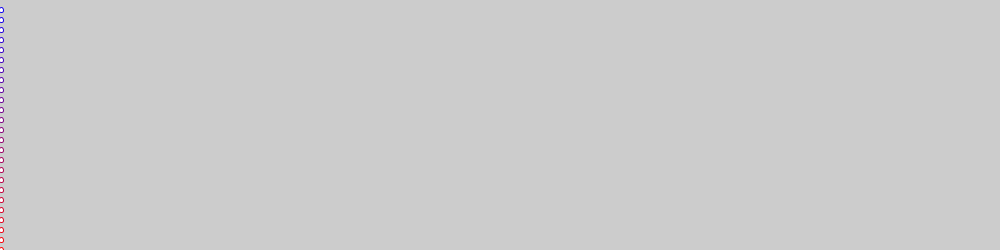
Frame 1 (no input)
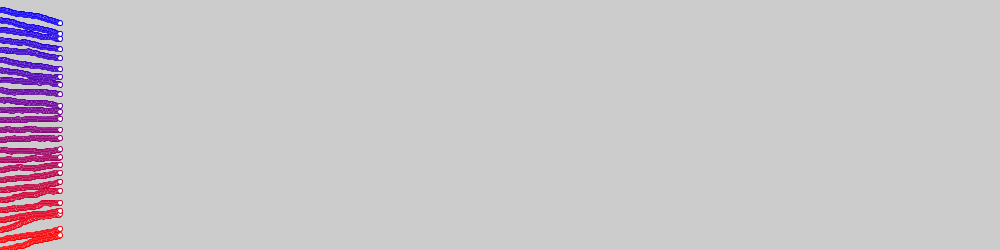
Frame 60 (the mouse pressed at the canvas centre just before this capture)
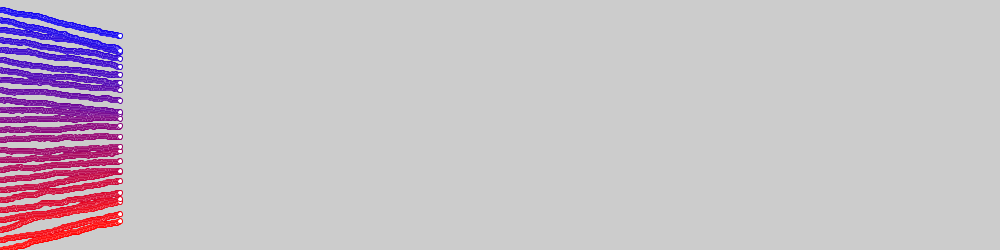
Frame 120 (the mouse held since frame 60 and released just before this capture)

The Processing sketch that drew these frames (run headless with seeded random() and noise(); from frame 60 on, the mouse is pressed at the canvas centre):

// Processing sketch: confidence01
// ── confidence01.pde
//Bounded confidence 0D - first attempt
//Only epsilon
final int N=25;//Number of agents
float[] minds=new float[N];//creating an array 
float   eps=0.001;

//for visualisation
float   side=0;

void setup()
{
  size(1000,250);
  side=height/(N*2);
  frameRate(60);
  //Initialisation
  for(int i=0;i<N;i++)
    minds[i]=i*(1.0/N);//<0..1)
  //Check
  for(int i=0;i<N;i++)
    print(minds[i]+" ");
}

void draw()
{
  //Visualisation
  float step=255/N,R=255,B=0;
  for(int i=0;i<N;i++)
  {
    stroke(R,0,B);R-=step;B+=step;
    ellipse(frameCount,(1-minds[i])*height,side,side);
  }
  
  //Monte Carlo step of changes
  for(int i=0;i<N;i++)
  {
    int a=int(random(N));
    int b=int(random(N));
    
    if(minds[a] < minds[b])
       minds[a]+=eps;
       else
       if(minds[a] > minds[b])
          minds[a]-=eps;
  }
  
}
